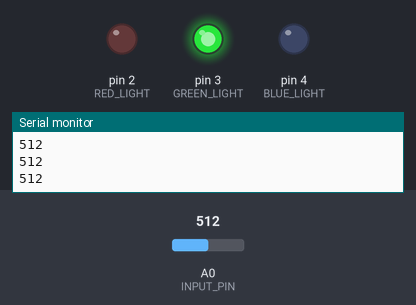
A sketch run on a simulated Arduino Uno, built with avr-gcc and run on an emulated ATmega328P. Shown: output pins drawn as LEDs (lit = HIGH), the last lines printed to the serial monitor. Inputs (shaded band) come from the test bench; at power-on: A0 (INPUT_PIN) = 512.

Above: at 1.2 s.
1.3 s: A0 (INPUT_PIN) set to 583
2.8 s: A0 (INPUT_PIN) set to 619
At 3.1 s:
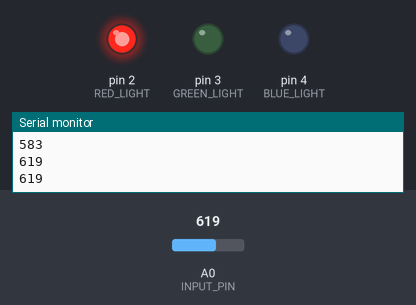
4.3 s: A0 (INPUT_PIN) set to 390
At 5.6 s:
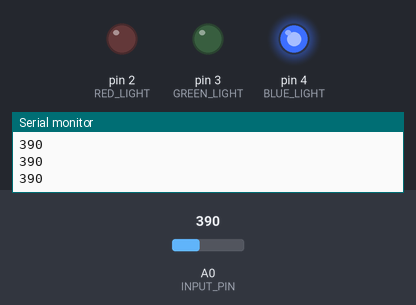
5.9 s: A0 (INPUT_PIN) set to 417
At 6.9 s:
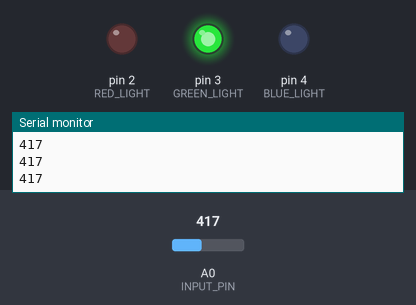
7.5 s: A0 (INPUT_PIN) set to 306
At 8.2 s:
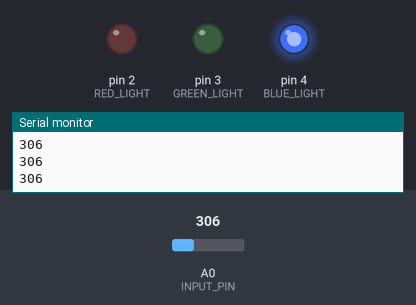
Timing chart, 0 to 10.1 s (numbered marks = the images above; inputs shaded):
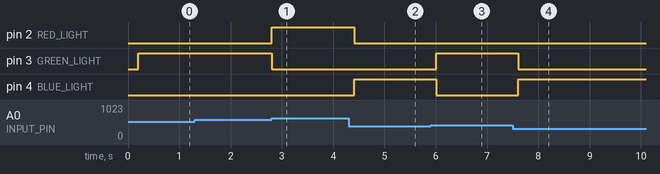

Measured:
- the behaviour switches between 600 and 601 on A0 (INPUT_PIN) (found by bisection; images 0 and 1)
- the behaviour switches between 400 and 401 on A0 (INPUT_PIN) (found by bisection; images 2 and 3)
- after the input at 2.8 s, pin 2 (RED_LIGHT): LOW → HIGH at once; pin 3 (GREEN_LIGHT): HIGH → LOW at once
- after the input at 4.3 s, pin 2 (RED_LIGHT): HIGH → LOW after 0.11 s; pin 4 (BLUE_LIGHT): LOW → HIGH after 0.11 s
- after the input at 5.9 s, pin 3 (GREEN_LIGHT): LOW → HIGH after 0.11 s; pin 4 (BLUE_LIGHT): HIGH → LOW after 0.11 s
- after the input at 7.5 s, pin 3 (GREEN_LIGHT): HIGH → LOW after 0.11 s; pin 4 (BLUE_LIGHT): LOW → HIGH after 0.11 s

The sketch:

pressure_sensor.ino
```cpp
// Main sketch for arduino
```

Force_Sensor_Test.ino
```cpp
#define RED_LIGHT 2
#define GREEN_LIGHT 3
#define BLUE_LIGHT 4
#define INPUT_PIN A0
#define LEVEL1 200
#define LEVEL2 400
#define LEVEL3 600

void setup() {
  // Set the serial monitor baudrate to 9600
  Serial.begin(9600);

  // Output LED Level 3
  pinMode(RED_LIGHT, OUTPUT);
  // Output LED Level 2
  pinMode(GREEN_LIGHT, OUTPUT);
  // Output LED Level 1
  pinMode(BLUE_LIGHT, OUTPUT);
  // Input Pin for sensor
  pinMode(INPUT_PIN, INPUT);
}

void loop() {
  //delay(2000);
  // Variable to store ADC value ( 0 to 1023 )
  delay(200);
  int level;
  // analogRead function returns the integer 10 bit integer (0 to 1023)
  level = analogRead(0);

  // Print output voltage in serial monitor
  Serial.println(level);

  // Turn off all the led initially
  digitalWrite(RED_LIGHT,LOW);
  digitalWrite(GREEN_LIGHT,LOW);
  digitalWrite(BLUE_LIGHT,LOW);


    // Splitting 1023 into 3 level => 300, 650, 1023
    // Based on the ADC output, LED indicates the level (1 to 3)

  if (level<=LEVEL1)
  {
    // LEVEL 1 LED
    digitalWrite(BLUE_LIGHT,LOW);
    digitalWrite(GREEN_LIGHT,LOW);
    digitalWrite(RED_LIGHT,LOW);
  }
  else if(level<=LEVEL2 && level>LEVEL1)
  {
    // LEVEL 2 LED
    digitalWrite(BLUE_LIGHT,HIGH);
    digitalWrite(GREEN_LIGHT,LOW);
    digitalWrite(RED_LIGHT,LOW);
  }
  else if(level>LEVEL2 && level<= LEVEL3)
  {
    // LEVEL 3 LED
    digitalWrite(BLUE_LIGHT,LOW);
    digitalWrite(GREEN_LIGHT, HIGH);
    digitalWrite(RED_LIGHT,LOW);
  }

  else if (level > LEVEL3)
  {
    // LEVEL 3 LED
    digitalWrite(BLUE_LIGHT,LOW);
    digitalWrite(GREEN_LIGHT,LOW);
    digitalWrite(RED_LIGHT,HIGH);
  }

}
```
